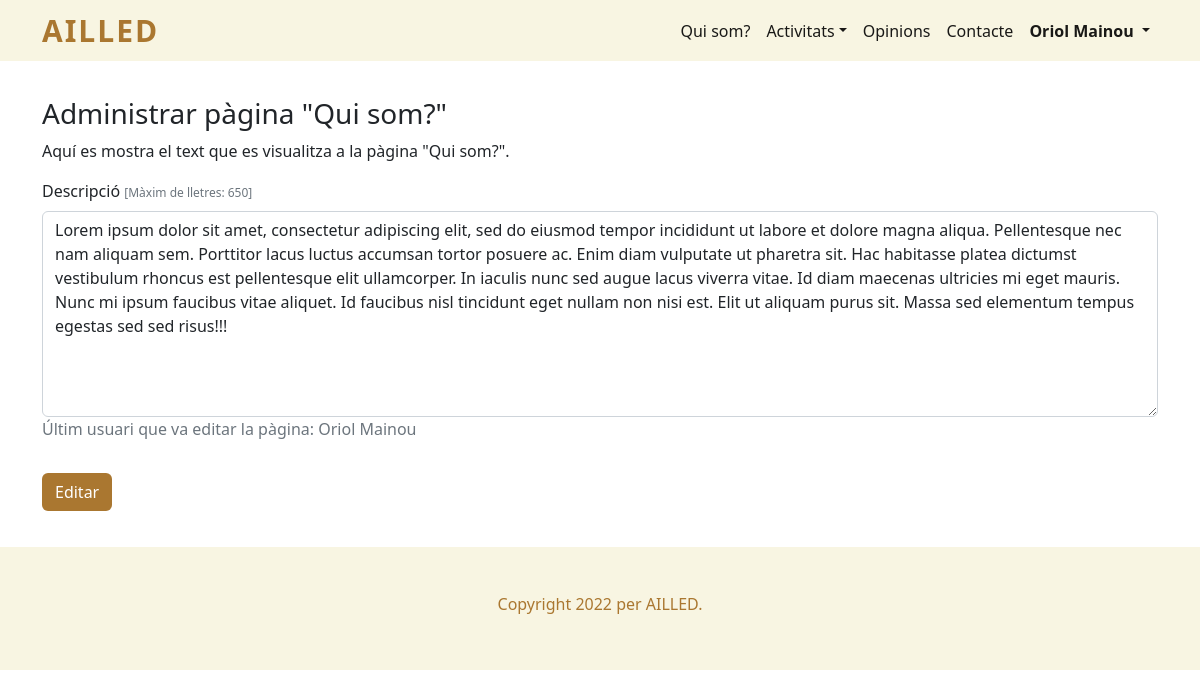
The app's page /admin_qui_som.php (signed in), older data.
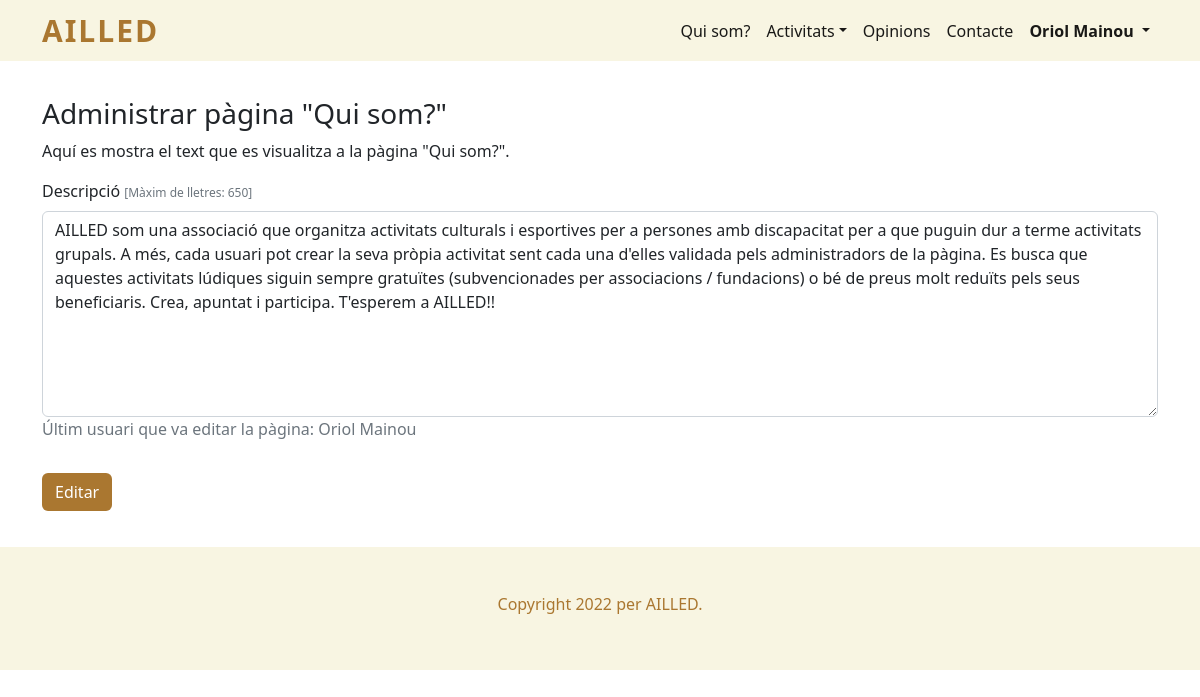
The same page, newer data.
### tables this page shows
CREATE TABLE `qui_som` (
  `id` int(11) NOT NULL,
  `text` text NOT NULL,
  `id_persona` int(11) NOT NULL
);

### admin_qui_som.php (the view, shortened to what this page needs)
<!doctype html>
<html lang="es">
<head>
  <?php
    include "codi_repetit/head.php";
  ?>
</head>
<body>
  <header>
    <?php
      include "codi_repetit/menu_navegacio.php";
    ?>
  </header>
  <main>
    <section id="contingut_pagina">
      <div class="container">
        <?php
        if (isset($_SESSION["id_usuari_sessio"])) {
          $sessio = $_SESSION["id_usuari_sessio"];
          $sql_admin = "SELECT * FROM usuari WHERE es_admin > 0 AND id = '$sessio'";
          $resultat_admin = $connexio->query($sql_admin);
          if ($resultat_admin->num_rows > 0) {
            ?>
            <h3>Administrar pàgina "Qui som?"</h3>
            <p>Aquí es mostra el text que es visualitza a la pàgina "Qui som?".</p>
            <form action="admin_qui_som.php" method="post" class="row g-3">
              <div class="col-12">
                <label for="quisom" class="form-label">
                  Descripció
                  <span class="text-muted" id="max_paraules">[Màxim de lletres: 650]</span>
                </label>
                <?php
                $sql_qui_som = "SELECT * FROM qui_som";
                $resultat_qui_som = $connexio->query($sql_qui_som);
                if ($resultat_qui_som->num_rows > 0) {
                  while ($row_qui_som = $resultat_qui_som->fetch_assoc()) {
                    ?>
                    <textarea name="quisom" rows="8" class="form-control" maxlength="650" required><?php echo $row_qui_som["text"]; ?></textarea>
                    <?php
                    $sql_usuari = "SELECT * FROM usuari WHERE id = " . $row_qui_som["id_persona"];
                    $resultat_usuari = $connexio->query($sql_usuari);
                    while ($row_usuari = $resultat_usuari->fetch_assoc()) {
                      echo "<p class='text-muted'>Últim usuari que va editar la pàgina: " . $row_usuari["nom"] . "</p>";
                    }
                  }
                }
                ?>
              </div>
              <div class="col-12">
                <input type="submit" class="btn boto_marro" value="Editar" name="submit">
              </div>
            </form>
            <?php
          } else {
            ?>
            <h2>No té permisos per visualitzar la pàgina</h2>
            <p>Torna a la pàgina principal.</p>
            <a class="boto_marro btn" href="index.php">Pàgina inicial</a>
            <?php
          }
        } else {
          no_ha_iniciat_sessio();
        }
        ?>
      </div>
    </section>
  </main>
  <footer>
    <?php
      include "codi_repetit/peu_pagina.php";
    ?>
  </footer>
</body>
</html>

Row changes from the older to the newer data that the page shows:
changed qui_som: quisom "Lorem ipsum dolor sit amet, consectetur adipiscing elit, sed do eiusmod tempor incididunt ut labore et dolore magna aliqua. Pellentesque nec nam aliquam sem. Porttitor lacus luctus accumsan tortor posuere ac. Enim diam vulputate ut pharetra sit. Hac habitasse platea dictumst vestibulum rhoncus est pellentesque elit ullamcorper. In iaculis nunc sed augue lacus viverra vitae. Id diam maecenas ultricies mi eget mauris. Nunc mi ipsum faucibus vitae aliquet. Id faucibus nisl tincidunt eget nullam non nisi est. Elit ut aliquam purus sit. Massa sed elementum tempus egestas sed sed risus!!!" → "AILLED som una associació que organitza activitats culturals i esportives per a persones amb discapacitat per a que puguin dur a terme activitats grupals. A més, cada usuari pot crear la seva pròpia activitat sent cada una d'elles validada pels administradors de la pàgina. Es busca que aquestes activitats lúdiques siguin sempre gratuïtes (subvencionades per associacions / fundacions) o bé de preus molt reduïts pels seus beneficiaris. Crea, apuntat i participa. T'esperem a AILLED!!"
